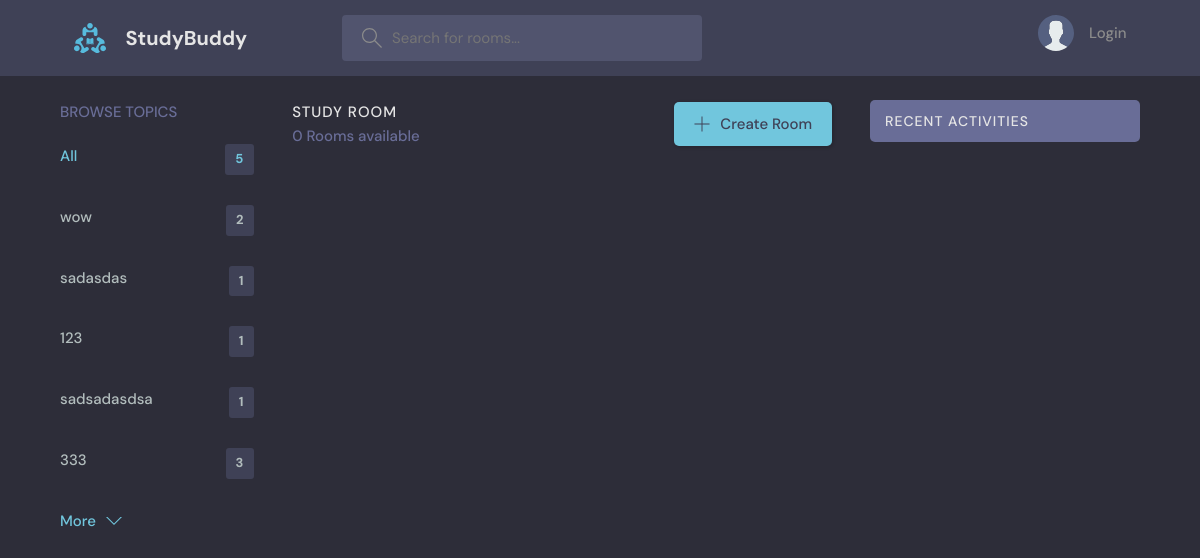
Before: /?q=fdgdfg with the older database file.
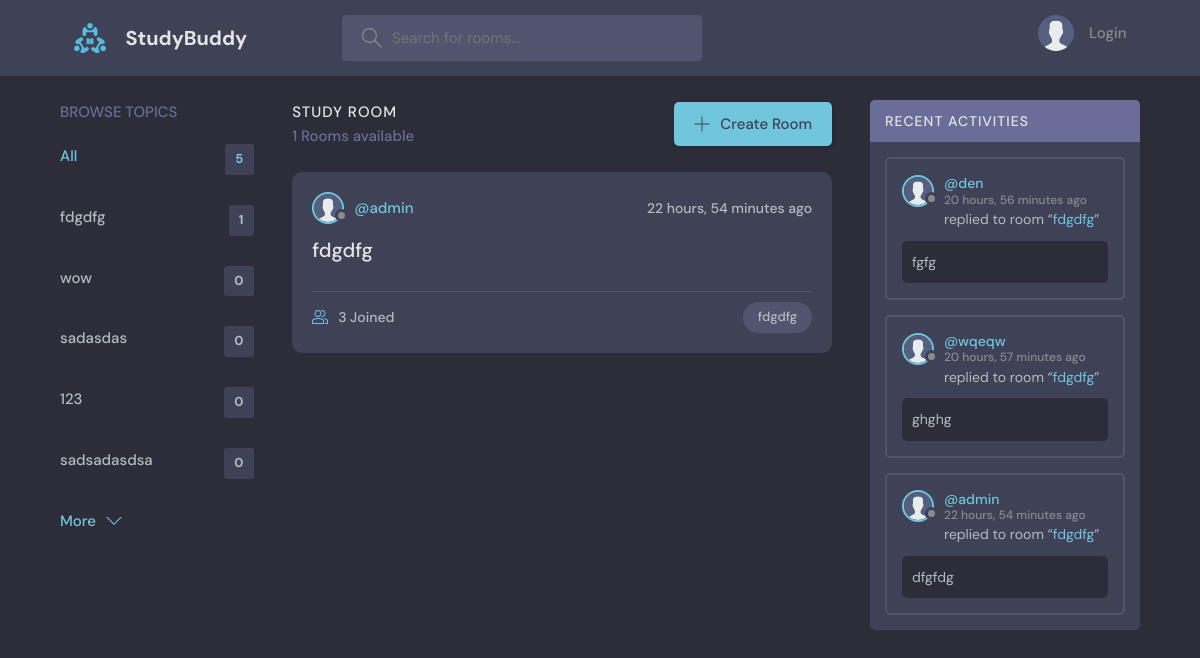
After: the same page with the newer database file.
### base/models.py (models this page shows, shortened)
class Topic(models.Model):
    name = models.CharField(max_length=200)
    updated = models.DateTimeField(auto_now=True, null=True)
    created = models.DateTimeField(auto_now_add=True, null=True)

class Room(models.Model):
    host = models.ForeignKey(User, on_delete=models.SET_NULL, null=True)
    topic = models.ForeignKey(Topic, on_delete=models.SET_NULL, null=True)
    name = models.CharField(max_length=200)
    description = models.TextField(max_length=250, null=True, blank=True) # null for DB, blank for Forms
    participants = models.ManyToManyField(User, related_name='participants', blank=True) # we have User model already, and need to add related name which will be not the same
    updated = models.DateTimeField(auto_now=True) # auto_now update time after every update
    created = models.DateTimeField(auto_now_add=True) # auto_now_add make the time only once after creation
    class Meta:
        ordering = ['-updated', '-created']
    def __str__(self):
        return self.name

class User(AbstractUser):
    name = models.CharField(max_length=200, null=True)
    username = models.CharField(unique=True, max_length=200, null=True)
    email = models.EmailField(unique=True, null=True)
    bio = models.TextField(null=True, default='', blank=True)
    lnkdn = models.CharField(max_length=150, null=True, blank=True)
    avatar = models.ImageField(null=True, default='avatar.svg')
    last_online = models.DateTimeField(blank=True, null=True)
    USERNAME_FIELD = 'email'
    REQUIRED_FIELDS = []

class Message(models.Model):
    user = models.ForeignKey(User, on_delete=models.CASCADE) # One to Many relationship, mes - child, room - father
    room = models.ForeignKey(Room, on_delete=models.CASCADE, null=True) # Cascade means that if we delete parent(room) - child will dead
    body = models.TextField() # user should to input smthng here
    updated = models.DateTimeField(auto_now=True)
    created = models.DateTimeField(auto_now_add=True)
    reply = models.IntegerField(blank=True, null=True)
    chat = models.ForeignKey(Chat, on_delete=models.CASCADE, null=True)
    images = models.ImageField(null=True, upload_to='mess_img/')
    private_room = models.ForeignKey(Private_Room, on_delete=models.CASCADE, null=True)
    class Meta:
        ordering = ['-updated', '-created']

### base/views.py (the view)
# urls.py: path('', home, name='home'),
def home(request):
    q = request.GET.get('q') if request.GET.get('q') != None else ''
    rooms = Room.objects.filter(
        Q(topic__name__icontains=q) |
        Q(name__icontains=q) |
        Q(description__icontains=q) |
        Q(host__first_name__icontains=q)
    ).order_by('-updated')
    topics = Topic.objects.all().order_by('-updated')[0:5]
    room_count = rooms.count()
    room_messages = Message.objects.filter(Q(room__topic__name__icontains=q))[0:10]
    context = {
        'rooms': rooms,
        'topics': topics,
        'room_count': room_count,
        'room_messages': room_messages
    }
    return render(request, 'base/home.html', context)

### base/templates/base/home.html (shortened to what this page needs)
{% extends 'base_temp.html' %}
 {% block content %}
    <main class="layout layout--3">
      <div class="container">
          {% include 'base/topics_component.html' %}
        <div class="roomList">
          <div class="roomList__header">
            <div>
              <h2>Study Room</h2>
              <p>{{ room_count}} Rooms available</p>
            </div>
            <a class="btn btn--main" href="{% url 'create_room' %}">
              <svg version="1.1" xmlns="http://www.w3.org/2000/svg" width="32" height="32" viewBox="0 0 32 32">
                <title>add</title>
                <path
                  d="M16.943 0.943h-1.885v14.115h-14.115v1.885h14.115v14.115h1.885v-14.115h14.115v-1.885h-14.115v-14.115z"
                ></path>
              </svg>
              Create Room
            </a>
          </div>
          {% include "base/feed_component.html" %}
        </div>
          {% include 'base/activity_component.html' %}
      </div>
    </main>
 {% endblock %}

### base/templates/base/topics_component.html
<div class="topics">
          <div class="topics__header">
            <h2>Browse Topics</h2>
          </div>
          <ul class="topics__list">
            <li>
              <a href="{% url 'home' %}" class="active">All <span>{{ topics.count }}</span></a>
            </li>
              {% for topic in topics %}
            <li>
              <a href="{% url 'home'%}?q={{ topic.name }}">{{ topic.name }}
                  <span>{{ topic.room_set.all.count }}</span></a>
            </li>
                  {% endfor %}
          </ul>
          <a class="btn btn--link" href="{% url 'topics_page' %}">
            More
            <svg version="1.1" xmlns="http://www.w3.org/2000/svg" width="32" height="32" viewBox="0 0 32 32">
              <title>chevron-down</title>
              <path d="M16 21l-13-13h-3l16 16 16-16h-3l-13 13z"></path>
            </svg>
          </a>
        </div>

### base/templates/base/feed_component.html (shortened to what this page needs)
{% for room in rooms %}
<div class="roomListRoom">
            <div class="roomListRoom__header">
              <a href="{% url 'user_profile' room.host.id %}" class="roomListRoom__author">
                <div class="avatar avatar--small">
                  <img src="{{ room.host.avatar.url }}" />
                </div>
                <span>@{{ room.host.username }}</span>
              </a>
              <div class="roomListRoom__actions">
                <span> {{ room.created|timesince }} ago</span>
              </div>
            </div>
            <div class="roomListRoom__content">
              <a href="{% url 'room' room.id %}">{{ room.name}}</a>
            </div>
            <div class="roomListRoom__meta">
              <a href="{% url 'room' room.id %}" class="roomListRoom__joined">
                  {{ room.participants.all.count}} Joined
              </a>
              <p class="roomListRoom__topic">{{ room.topic.name }}</p>
            </div>
          </div>
{% endfor %}

### base/templates/base/activity_component.html (shortened to what this page needs)
<div class="activities">
          <div class="activities__header">
            <h2>Recent Activities</h2>
          </div>
        {% for message in room_messages %}
            {% if message.room is not null %}
          <div class="activities__box">
            <div class="activities__boxHeader roomListRoom__header">
              <a href="{% url 'user_profile' message.user.id %}" class="roomListRoom__author">
                <div class="avatar avatar--small">
                  <img src="{{ message.user.avatar.url }}" />
                </div>
                <p>
                  @{{ message.user.username}}
                  <span>{{ message.created|timesince }} ago</span>
                </p>
              </a>
            </div>
            <div class="activities__boxContent">
              <p>replied to room “<a href="{% url 'room' message.room.id %}">{{ message.room}}</a>”</p>
              <div class="activities__boxRoomContent">
                  {{ message.body}}
              </div>
            </div>
          </div>
            {% endif %}
    {% endfor %}
        </div>

Changed rows visible on the page:
no longer on this page (row unchanged): Topic: name "333", room_set.all.count "3"
added Topic: name "fdgdfg", room_set.all.count "1"
computed for Topic "wow": room_set.all.count "2" → "0"
computed for Topic "sadasdas": room_set.all.count "1" → "0"
computed for Topic (number 4 of 5 on the later page): room_set.all.count "1" → "0"
computed for Topic "sadsadasdsa": room_set.all.count "1" → "0"
added Room: host.avatar (placeholder picture), host.username "admin", created "22 hours, 54 minutes", name "fdgdfg", participants.all.count "3", topic.name "fdgdfg"
added Message: user.avatar (placeholder picture), user.username "den", created "20 hours, 56 minutes", room "fdgdfg", body "fgfg"
added Message: user.avatar (placeholder picture), user.username "wqeqw", created "20 hours, 57 minutes", room "fdgdfg", body "ghghg"
added Message: user.avatar (placeholder picture), user.username "admin", created "22 hours, 54 minutes", room "fdgdfg", body "dfgfdg"
Other visible differences:
{{ room_count }}: "0" → "1"
